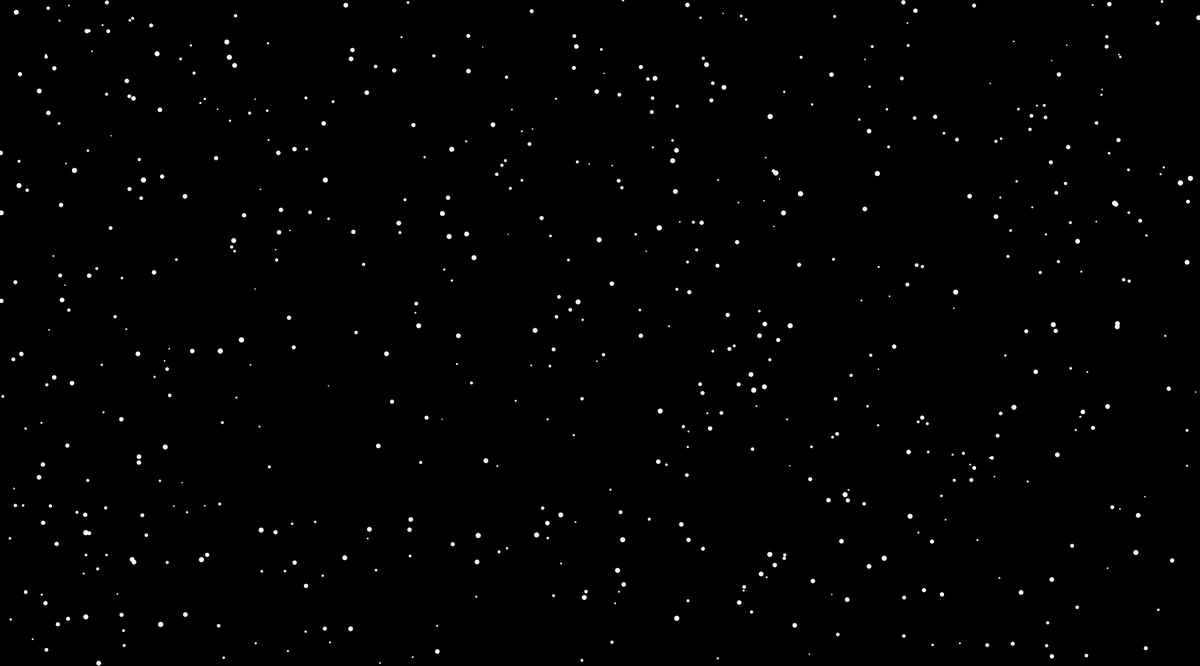
Frame 1 (no input)
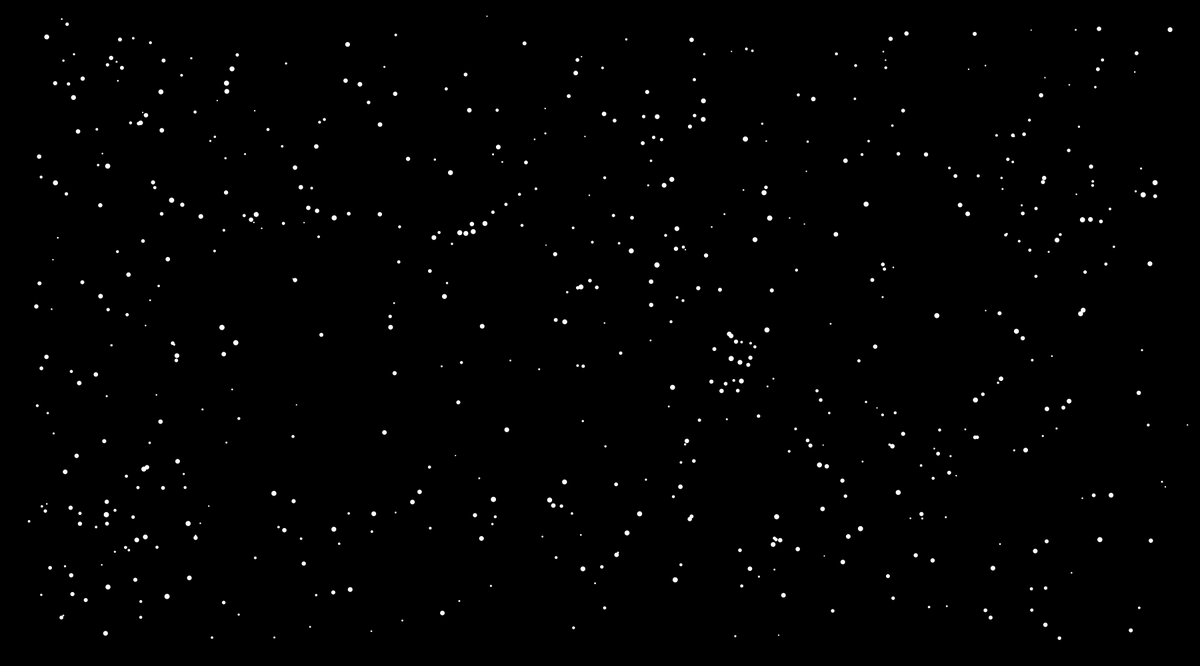
Frame 60 (the mouse pressed at the canvas centre just before this capture)
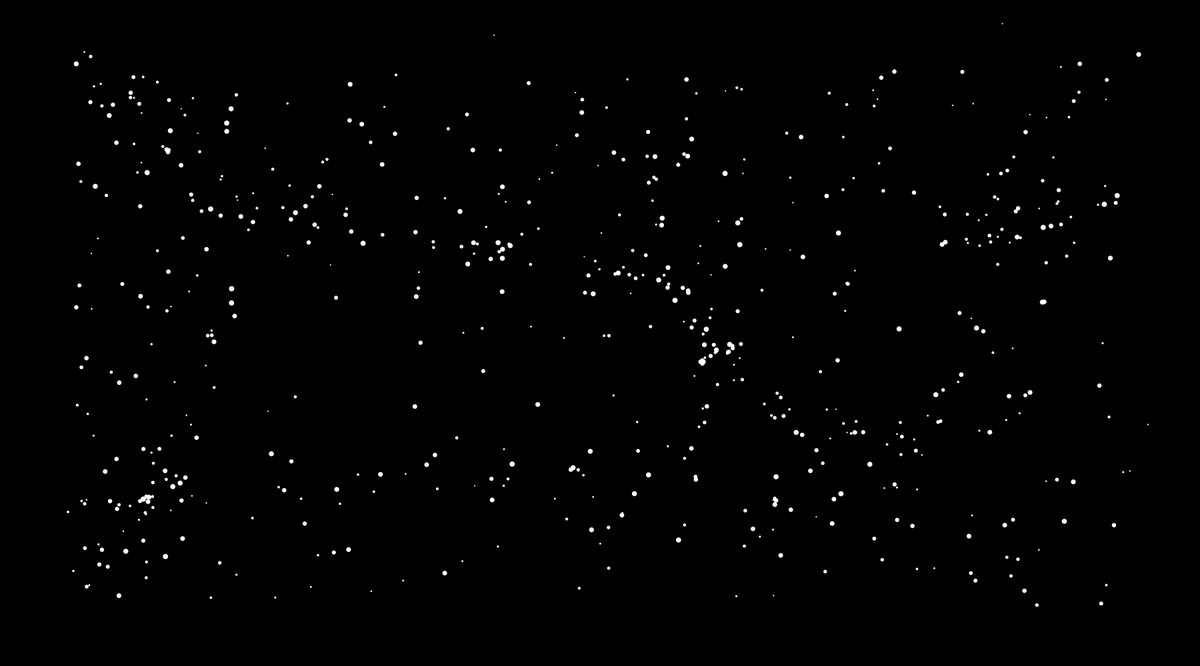
Frame 120 (the mouse held since frame 60 and released just before this capture)

The Processing sketch that drew these frames (run headless with seeded random() and noise(); from frame 60 on, the mouse is pressed at the canvas centre):

// Processing sketch: Galaxy_Sim
// ── Galaxy_Sim.pde
int numStars = 600;
Star[] stars = new Star[numStars];
float G_const = 1;

void setup() {
  size(1800, 1000);
  for (int i = 0; i < numStars; i ++) {
    stars[i] = new Star(random(width), random(height));
  }
}

void draw() {
  background(0);
  for (int i = 0 ; i < numStars; i ++) {
    for (int j = 0; j < numStars; j ++) {
      if(i != j) {
        stars[i].attract(stars[j]);
      }
    }
    stars[i].show();
    stars[i].update();
  }
  println(frameRate);
}
// ── Star.pde
class Star {
 
  PVector pos;
  PVector vel;
  PVector acc;
  
  float mass;
  float radius;
  
  float maxSpeed = 1;
  float maxAcc = 5;
  
  Star(float x, float y) {
    pos = new PVector(x, y);
    vel = PVector.random2D();
    acc = new PVector();
    acc.set(0, 0);
    mass = random(5);
    radius = map(mass, 0, 5, 2, 8);
  }
  
  PVector getPos() {
    return pos.copy();
  }
  
  PVector getVel() {
    return vel.copy();
  }
  
  PVector getAcc() {
    return acc.copy();
  }
  
  void applyForce(PVector force) {
    acc = getAcc().add(force);
    acc.limit(maxAcc);
  }
  
  void attract(Star other) {
    PVector force = other.getPos().sub(getPos()).normalize();
    float d = max(getPos().dist(other.getPos()), 150);
    force.mult(G_const* mass * other.mass / (d*d));
    applyForce(force);
  }
  
  void restrict() {
    if (pos.x > width || pos.x < 0) {
      vel.x = -vel.x;
    }
    if (pos.y > height || pos.y < 0) {
      vel.y = -vel.y;
    }
  }
  
  void update() {
    pos = getPos().add(vel);
    vel = getVel().add(acc);
    vel.limit(maxSpeed);
    restrict();
  }
  
  void show() {
    noStroke();
    fill(255);
    ellipse(getPos().x, getPos().y, radius, radius);
  }
}
